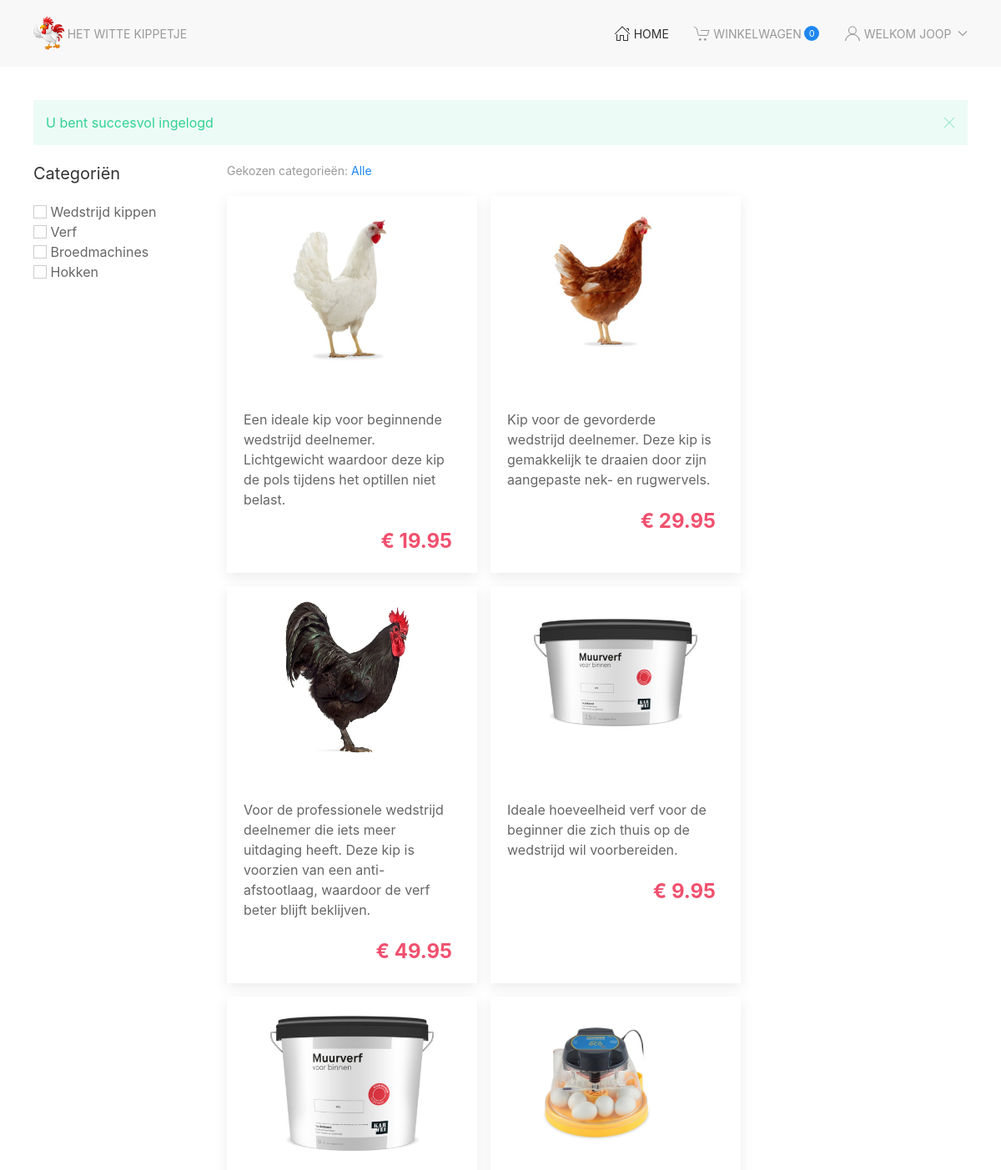
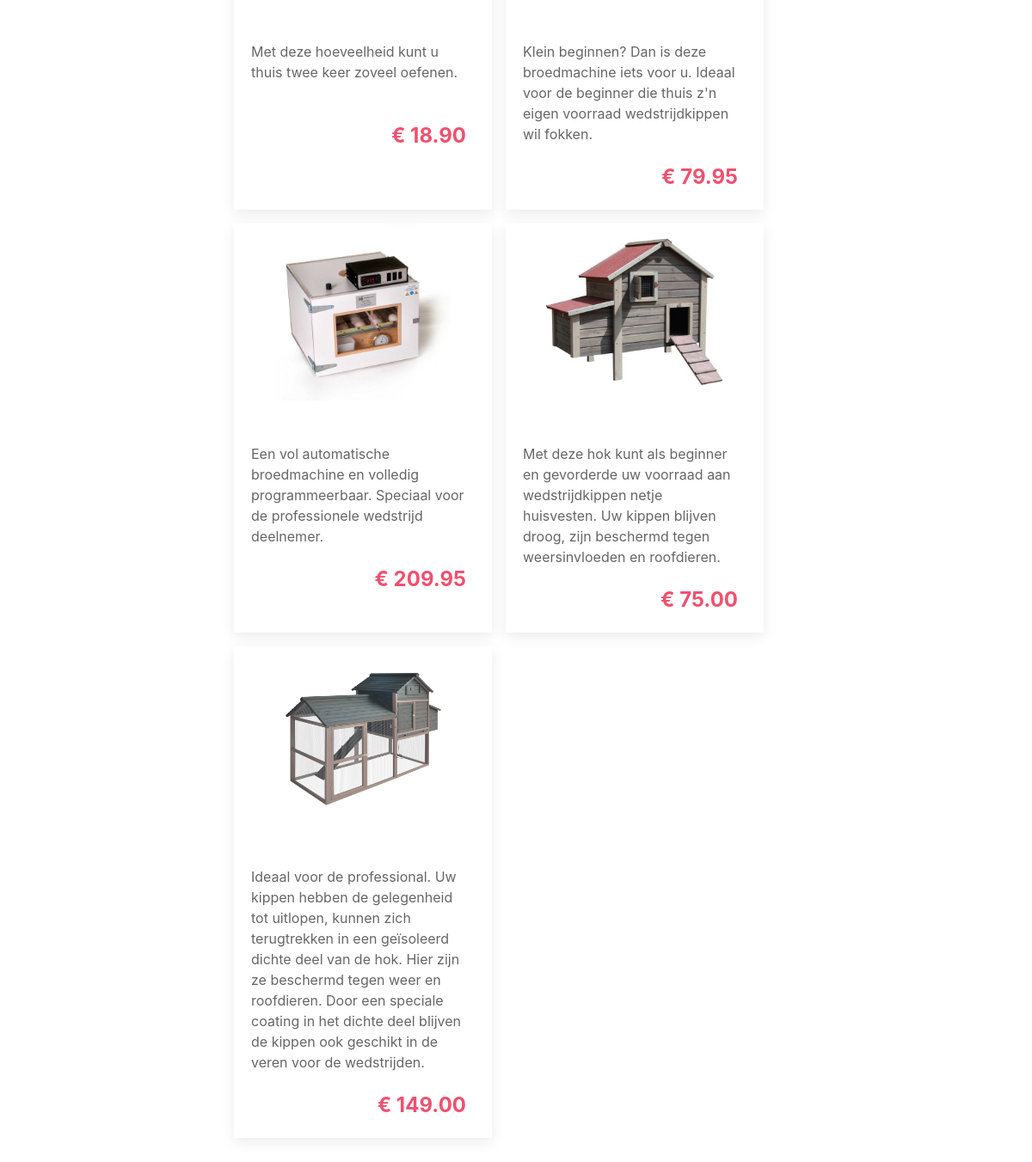
Screenshot of /dev/index.php (signed in) with the database file from the repository (2 pictures, top to bottom).
### tables this page shows
CREATE TABLE `products` (
  `id` bigint(20) UNSIGNED NOT NULL,
  `category_id` bigint(20) UNSIGNED NOT NULL,
  `name` varchar(150) NOT NULL,
  `description` text,
  `price` decimal(10,2) UNSIGNED NOT NULL DEFAULT '0.00',
  `image` varchar(255) NOT NULL DEFAULT 'https://placehold.co/600x600',
  `created_at` timestamp NOT NULL DEFAULT CURRENT_TIMESTAMP,
  `updated_at` timestamp NULL DEFAULT NULL
);

### dev/src/auth/messages.php (called while the page is built, shortened)
<?php
function hasMessage(string $name): bool
{
   if(isset($_SESSION['messages'][$name]))
      return true;
   return false;
}
function getMessage(string $name, bool $removeFromMessages = true): string
{
   $message = '';
   if(isset($_SESSION['messages'][$name])) {
      $message = $_SESSION['messages'][$name];
   }
   return $message;
}

### dev/src/Database/Database.php (called while the page is built, shortened)
<?php
class Database
{
   private static string $dbHost = '127.0.0.1';
   private static string $dbName = '2324_wittekip';
   private static string $dbUser = 'root';
   private static string $dbPass = 'root';
   private static $dbConnection = null;
   private static $dbStatement = null;
   private static function connect()
   {
      try {
         self::$dbConnection = new PDO(
            "mysql:host=".self::$dbHost.";dbname=".self::$dbName,
            self::$dbUser,
            self::$dbPass);
      } catch(PDOException $e) {}
   }
   public static function query(string $sql, array $placeholders = [])
   {
      self::$dbStatement = self::$dbConnection->prepare($sql);
      self::$dbStatement->execute($placeholders);
   }
   public static function getAll()
   {
      return self::$dbStatement->fetchAll(PDO::FETCH_ASSOC);
   }
}

### dev/index.php (the view, shortened to what this page needs)
<?php
require_once './src/auth/messages.php';
require_once './src/Database/Database.php';
Database::query("SELECT * FROM products");
$products = Database::getAll();
require_once './templates/head.inc.php';
?>
   <main class="uk-container uk-padding">
    <?php if(hasMessage('login_success')): ?>
        <div class="uk-alert-success" uk-alert>
             <a href class="uk-alert-close" uk-close></a>
             <p>
                 <?= getMessage('login_success'); ?>
             </p>
        </div>
    <?php endif; ?>
      <div class="uk-grid">
         <section class="uk-width-1-5">
            <h4>Categoriën</h4>
            <div>
               <input class="uk-checkbox" id="chickens" type="checkbox" name="chickens" />
               <label for="chickens">Wedstrijd kippen</label>
            </div>
            <div>
               <input class="uk-checkbox" id="paint" type="checkbox" name="paint" />
               <label for="paint">Verf</label>
            </div>
            <div>
               <input class="uk-checkbox" id="machines" type="checkbox" name="machines" />
               <label for="machines">Broedmachines</label>
            </div>
            <div>
               <input class="uk-checkbox" id="hokken" type="checkbox" name="hokken" />
               <label for="hokken">Hokken</label>
            </div>
         </section>
         <section class="uk-width-4-5">
            <h4 class="uk-text-muted uk-text-small">Gekozen categorieën: <span class="uk-text-small uk-text-primary">Alle</span></h4>
            <div class="uk-flex uk-flex-home uk-flex-wrap">
               <?php foreach ($products as $product) : ?>
               <a class="product-card uk-card uk-card-home uk-card-default uk-card-small uk-card-hover"
                  href="product.php?product_id=<?= $product['id'] ?>">
                  <div class="uk-card-media-top uk-align-center">
                     <img src="<?php echo $product['image'] ?>" alt="Witte kip" class="product-image uk-align-center">
                  </div>
                  <div class="uk-card-body uk-card-body-home">
                     <p class="product-card-p">
                         <?php echo $product['description'] ?>
                     </p>
                     <p class="product-card-p uk-text-large uk-text-bold uk-text-danger uk-text-right">
                         &euro; <?php echo $product['price'] ?>
                     </p>
                  </div>
               </a>
                <?php endforeach; ?>
            </div>
         </section>
      </div>
   </main>
<?php
require_once './templates/foot.inc.php';

### dev/css/style.css (style rules this page uses)
.product-image { width: 206px; height: 206px; }
.product-card, .product-card-p { text-decoration: none !important; color: #666; }
.uk-card-home, .uk-card-body-home { width: 300px; }
.uk-card-body-home > p { max-width: 250px; }
.uk-card-body-home > p:first-child { min-height: 72px; }
.uk-flex-home, .uk-cart-gap, .uk-card-body-gap { gap: 1rem; }

### rows the page displays
products: image (picture), description "Een ideale kip voor beginnende wedstrijd deelnemer. Lichtgewicht waardoor deze kip de pols tijdens het optillen niet belast.", price "19.95"
products: image (picture), description "Kip voor de gevorderde wedstrijd deelnemer. Deze kip is gemakkelijk te draaien door zijn aangepaste nek- en rugwervels.", price "29.95"
products: image (picture), description "Voor de professionele wedstrijd deelnemer die iets meer uitdaging heeft. Deze kip is voorzien van een anti-afstootlaag, waardoor de verf beter blijft beklijven.", price "49.95"
products: image (picture), description "Ideale hoeveelheid verf voor de beginner die zich thuis op de wedstrijd wil voorbereiden.", price "9.95"
products: image (picture), description "Met deze hoeveelheid kunt u thuis twee keer zoveel oefenen.", price "18.90"
products: image (picture), description "Klein beginnen? Dan is deze broedmachine iets voor u. Ideaal voor de beginner die thuis z'n eigen voorraad wedstrijdkippen wil fokken.", price "79.95"
products: image (picture), description "Een vol automatische broedmachine en volledig programmeerbaar. Speciaal voor de professionele wedstrijd deelnemer.", price "209.95"
products: image (picture), description "Met deze hok kunt als beginner en gevorderde uw voorraad aan wedstrijdkippen netje huisvesten. Uw kippen blijven droog, zijn beschermd tegen weersinvloeden en roofdieren.", price "75.00"
products: image (picture), description "Ideaal voor de professional. Uw kippen hebben de gelegenheid tot uitlopen, kunnen zich terugtrekken in een geïsoleerd dichte deel van de hok. Hier zijn ze beschermd tegen weer en roofdieren. Door een speciale coating in het dichte deel blijven de kippen ook geschikt in de veren voor de wedstrijden.", price "149.00"

### other values shown
$_SESSION['customer']['firstname'] "JOOP"
getMessage('login_success') "U bent succesvol ingelogd"
